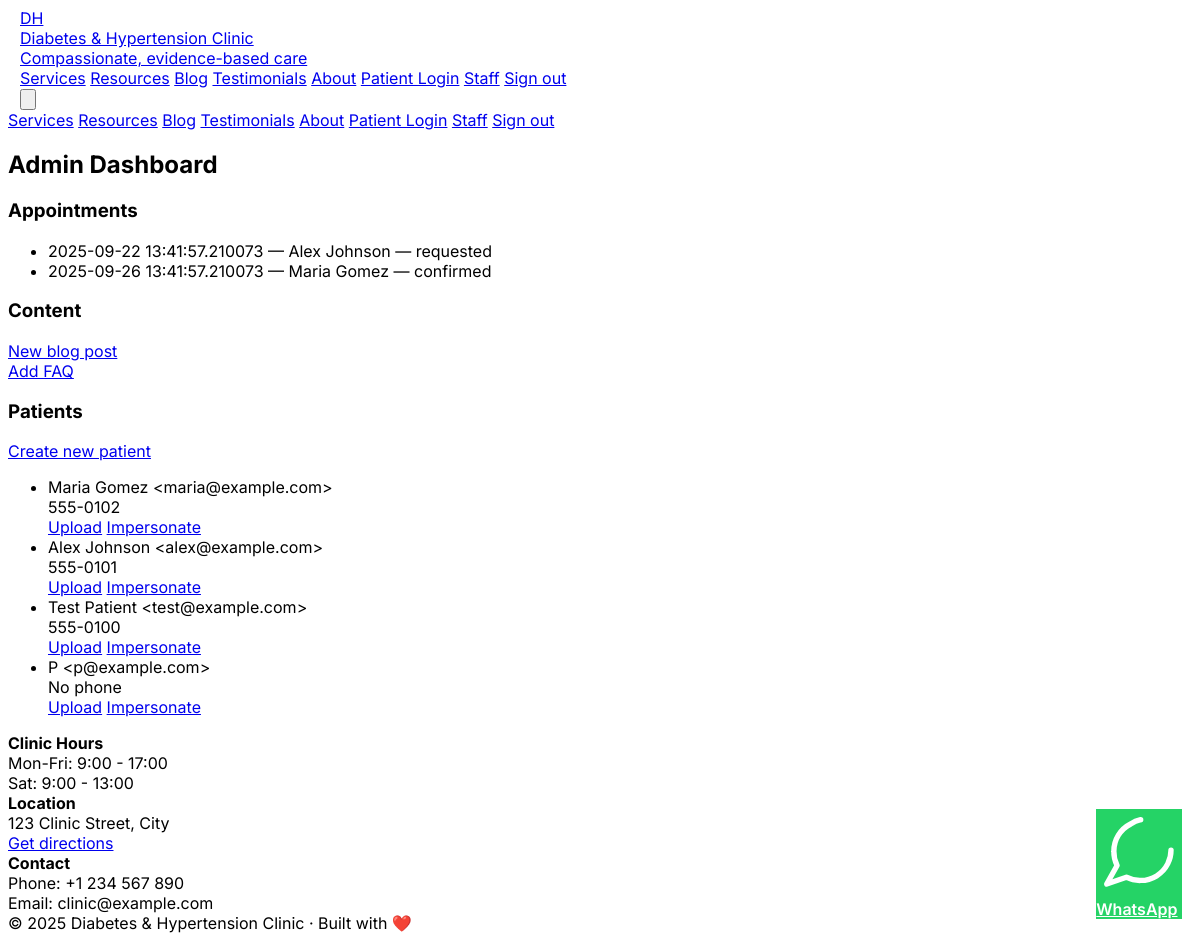
Page /admin (signed in) on the committed database.
### clinic_website/clinic_app.py (models this page shows)
class Appointment(db.Model):
    id = db.Column(db.Integer, primary_key=True)
    patient_id = db.Column(db.Integer, db.ForeignKey('patient.id'))
    patient = db.relationship('Patient', backref='appointments')
    date = db.Column(db.DateTime, nullable=False)
    reason = db.Column(db.String(300))
    status = db.Column(db.String(40), default='requested')
    created_at = db.Column(db.DateTime, default=datetime.utcnow)

class Patient(db.Model):
    id = db.Column(db.Integer, primary_key=True)
    name = db.Column(db.String(120))
    email = db.Column(db.String(120), unique=True, nullable=False)
    phone = db.Column(db.String(40))
    password_hash = db.Column(db.String(200))
    created_at = db.Column(db.DateTime, default=datetime.utcnow)

### clinic_website/clinic_app.py (the view)
@app.route('/admin')
@admin_required
def admin():
  appts = Appointment.query.order_by(Appointment.date.asc()).all()
  patients = Patient.query.order_by(Patient.created_at.desc()).all()
  return render_template('admin_dash.html', appts=appts, patients=patients)

### clinic_website/clinic_app.py (called while the page is built)
@app.context_processor
def inject_common():
  phone = os.environ.get('CLINIC_PHONE', '+1234567890')
  wa_num = os.environ.get('CLINIC_WHATSAPP', phone)
  wa_clean = ''.join([c for c in wa_num if c.isdigit()])
  return {
    'now': datetime.utcnow(),
    'doctor_name': os.environ.get('DOCTOR_NAME', 'Amit Patel, MD'),
    'doctor_bio': os.environ.get('DOCTOR_BIO', 'My mission is to help patients live healthy lives with diabetes and hypertension...'),
    'doctor_title': os.environ.get('DOCTOR_TITLE', 'Endocrinologist & Hypertension Specialist'),
    'clinic_phone': phone,
    'clinic_whatsapp': wa_clean,
    'clinic_email': os.environ.get('CLINIC_EMAIL', 'clinic@example.com')
  }

def admin_required(f):
  @wraps(f)
  def decorated(*args, **kwargs):
    if not (session.get('is_admin') or session.get('staff_role') == 'admin'):
      return redirect(url_for('admin_login'))
    return f(*args, **kwargs)
  return decorated

### clinic_website/templates/admin_dash.html
{% extends 'base.html' %}
{% block content %}
  <h2 class="text-2xl font-bold mt-2">Admin Dashboard</h2>
  <div class="mt-4 grid md:grid-cols-2 gap-4">
    <div class="bg-white rounded-xl shadow p-4">
      <h3 class="font-semibold">Appointments</h3>
      <ul class="mt-2 text-sm">
        {% for a in appts %}
          <li>{{ a.date }} — {{ a.patient.name }} — {{ a.status }}</li>
        {% else %}
          <li>No appointments</li>
        {% endfor %}
      </ul>
    </div>
    <div class="bg-white rounded-xl shadow p-4">
      <h3 class="font-semibold">Content</h3>
      <div><a href="/admin/new-post" class="underline">New blog post</a></div>
      <div class="mt-2"><a href="/admin/new-faq" class="underline">Add FAQ</a></div>
    </div>
  </div>
  <div class="mt-6 bg-white rounded-xl shadow p-4">
    <h3 class="font-semibold">Patients</h3>
    <div class="mt-2">
      <a href="/admin/new-patient" class="btn">Create new patient</a>
    </div>
    <ul class="mt-3">
      {% for p in patients %}
        <li class="flex justify-between items-center border-b py-2">
          <div>
            <div class="font-medium">{{ p.name }} &lt;{{ p.email }}&gt;</div>
            <div class="text-sm text-gray-500">{{ p.phone or 'No phone' }}</div>
          </div>
          <div class="space-x-2">
            <a class="text-sm underline" href="{{ url_for('upload_file', patient_id=p.id) }}">Upload</a>
            <a class="text-sm underline" href="{{ url_for('dashboard') }}?as={{ p.id }}">Impersonate</a>
          </div>
        </li>
      {% else %}
        <li>No patients yet</li>
      {% endfor %}
    </ul>
  </div>
{% endblock %}

### clinic_website/static/css/styles.css (style rules this page uses)
:root { --primary:#0f766e; --accent:#0ea5a3; }
body { font-family:Inter,ui-sans-serif,system-ui,-apple-system,'Segoe UI',Roboto,'Helvetica Neue',Arial }
html { -webkit-font-smoothing:antialiased; -moz-osx-font-smoothing:grayscale }
.bg-white.rounded-xl { border-radius:12px }

### rows in the picture
Appointment: date "2025-09-22 13:41:57.210073", patient.name "Alex Johnson", status "requested"
Appointment: date "2025-09-26 13:41:57.210073", patient.name "Maria Gomez", status "confirmed"
Patient: name "Maria Gomez", email "maria@example.com", phone "555-0102"
Patient: name "Alex Johnson", email "alex@example.com", phone "555-0101"
Patient: name "Test Patient", email "test@example.com", phone "555-0100"
Patient: name "P", email "p@example.com", phone "No phone"
